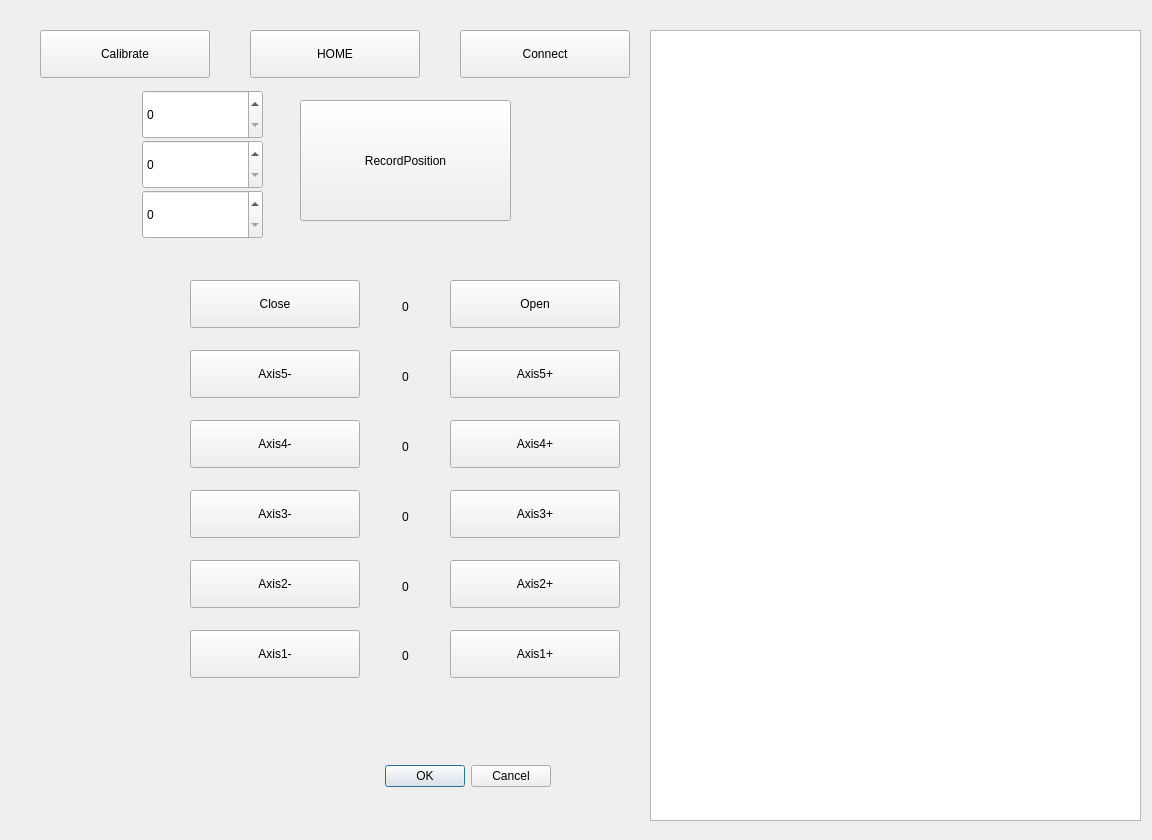
<?xml version="1.0" encoding="UTF-8"?>
<ui version="4.0">
 <class>Dialog</class>
 <widget class="QDialog" name="Dialog">
  <property name="geometry">
   <rect>
    <x>0</x>
    <y>0</y>
    <width>1152</width>
    <height>840</height>
   </rect>
  </property>
  <property name="windowTitle">
   <string>Dialog</string>
  </property>
  <widget class="QDialogButtonBox" name="buttonBox">
   <property name="geometry">
    <rect>
     <x>90</x>
     <y>760</y>
     <width>461</width>
     <height>32</height>
    </rect>
   </property>
   <property name="orientation">
    <enum>Qt::Horizontal</enum>
   </property>
   <property name="standardButtons">
    <set>QDialogButtonBox::Cancel|QDialogButtonBox::Ok</set>
   </property>
  </widget>
  <widget class="QPushButton" name="pushButton">
   <property name="geometry">
    <rect>
     <x>190</x>
     <y>630</y>
     <width>170</width>
     <height>48</height>
    </rect>
   </property>
   <property name="text">
    <string>Axis1-</string>
   </property>
  </widget>
  <widget class="QPushButton" name="pushButton_2">
   <property name="geometry">
    <rect>
     <x>450</x>
     <y>630</y>
     <width>170</width>
     <height>48</height>
    </rect>
   </property>
   <property name="text">
    <string>Axis1+</string>
   </property>
  </widget>
  <widget class="QPushButton" name="pushButton_3">
   <property name="geometry">
    <rect>
     <x>190</x>
     <y>560</y>
     <width>170</width>
     <height>48</height>
    </rect>
   </property>
   <property name="text">
    <string>Axis2-</string>
   </property>
  </widget>
  <widget class="QPushButton" name="pushButton_4">
   <property name="geometry">
    <rect>
     <x>450</x>
     <y>560</y>
     <width>170</width>
     <height>48</height>
    </rect>
   </property>
   <property name="text">
    <string>Axis2+</string>
   </property>
  </widget>
  <widget class="QPushButton" name="pushButton_5">
   <property name="geometry">
    <rect>
     <x>190</x>
     <y>490</y>
     <width>170</width>
     <height>48</height>
    </rect>
   </property>
   <property name="text">
    <string>Axis3-</string>
   </property>
  </widget>
  <widget class="QPushButton" name="pushButton_6">
   <property name="geometry">
    <rect>
     <x>450</x>
     <y>490</y>
     <width>170</width>
     <height>48</height>
    </rect>
   </property>
   <property name="text">
    <string>Axis3+</string>
   </property>
  </widget>
  <widget class="QPushButton" name="pushButton_7">
   <property name="geometry">
    <rect>
     <x>190</x>
     <y>420</y>
     <width>170</width>
     <height>48</height>
    </rect>
   </property>
   <property name="text">
    <string>Axis4-</string>
   </property>
  </widget>
  <widget class="QPushButton" name="pushButton_8">
   <property name="geometry">
    <rect>
     <x>450</x>
     <y>420</y>
     <width>170</width>
     <height>48</height>
    </rect>
   </property>
   <property name="text">
    <string>Axis4+</string>
   </property>
  </widget>
  <widget class="QPushButton" name="pushButton_9">
   <property name="geometry">
    <rect>
     <x>190</x>
     <y>350</y>
     <width>170</width>
     <height>48</height>
    </rect>
   </property>
   <property name="text">
    <string>Axis5-</string>
   </property>
  </widget>
  <widget class="QPushButton" name="pushButton_10">
   <property name="geometry">
    <rect>
     <x>450</x>
     <y>350</y>
     <width>170</width>
     <height>48</height>
    </rect>
   </property>
   <property name="text">
    <string>Axis5+</string>
   </property>
  </widget>
  <widget class="QPushButton" name="pushButton_11">
   <property name="geometry">
    <rect>
     <x>460</x>
     <y>30</y>
     <width>170</width>
     <height>48</height>
    </rect>
   </property>
   <property name="text">
    <string>Connect</string>
   </property>
  </widget>
  <widget class="QPushButton" name="pushButton_12">
   <property name="geometry">
    <rect>
     <x>190</x>
     <y>280</y>
     <width>170</width>
     <height>48</height>
    </rect>
   </property>
   <property name="text">
    <string>Close</string>
   </property>
  </widget>
  <widget class="QPushButton" name="pushButton_13">
   <property name="geometry">
    <rect>
     <x>450</x>
     <y>280</y>
     <width>170</width>
     <height>48</height>
    </rect>
   </property>
   <property name="text">
    <string>Open</string>
   </property>
  </widget>
  <widget class="QPushButton" name="pushButton_14">
   <property name="geometry">
    <rect>
     <x>250</x>
     <y>30</y>
     <width>170</width>
     <height>48</height>
    </rect>
   </property>
   <property name="text">
    <string>HOME</string>
   </property>
  </widget>
  <widget class="QTextBrowser" name="textBrowser">
   <property name="geometry">
    <rect>
     <x>650</x>
     <y>30</y>
     <width>491</width>
     <height>791</height>
    </rect>
   </property>
  </widget>
  <widget class="QPushButton" name="pushButton_15">
   <property name="geometry">
    <rect>
     <x>300</x>
     <y>100</y>
     <width>211</width>
     <height>121</height>
    </rect>
   </property>
   <property name="text">
    <string>RecordPosition</string>
   </property>
  </widget>
  <widget class="QPushButton" name="pushButton_16">
   <property name="geometry">
    <rect>
     <x>40</x>
     <y>30</y>
     <width>170</width>
     <height>48</height>
    </rect>
   </property>
   <property name="text">
    <string>Calibrate</string>
   </property>
  </widget>
  <widget class="QLabel" name="label">
   <property name="geometry">
    <rect>
     <x>370</x>
     <y>640</y>
     <width>71</width>
     <height>31</height>
    </rect>
   </property>
   <property name="text">
    <string>0</string>
   </property>
   <property name="alignment">
    <set>Qt::AlignCenter</set>
   </property>
  </widget>
  <widget class="QLabel" name="label_2">
   <property name="geometry">
    <rect>
     <x>370</x>
     <y>570</y>
     <width>71</width>
     <height>34</height>
    </rect>
   </property>
   <property name="text">
    <string>0</string>
   </property>
   <property name="alignment">
    <set>Qt::AlignCenter</set>
   </property>
  </widget>
  <widget class="QLabel" name="label_3">
   <property name="geometry">
    <rect>
     <x>370</x>
     <y>500</y>
     <width>71</width>
     <height>34</height>
    </rect>
   </property>
   <property name="text">
    <string>0</string>
   </property>
   <property name="alignment">
    <set>Qt::AlignCenter</set>
   </property>
  </widget>
  <widget class="QLabel" name="label_4">
   <property name="geometry">
    <rect>
     <x>370</x>
     <y>430</y>
     <width>71</width>
     <height>34</height>
    </rect>
   </property>
   <property name="text">
    <string>0</string>
   </property>
   <property name="alignment">
    <set>Qt::AlignCenter</set>
   </property>
  </widget>
  <widget class="QLabel" name="label_5">
   <property name="geometry">
    <rect>
     <x>370</x>
     <y>360</y>
     <width>71</width>
     <height>34</height>
    </rect>
   </property>
   <property name="text">
    <string>0</string>
   </property>
   <property name="alignment">
    <set>Qt::AlignCenter</set>
   </property>
  </widget>
  <widget class="QLabel" name="label_6">
   <property name="geometry">
    <rect>
     <x>370</x>
     <y>290</y>
     <width>71</width>
     <height>34</height>
    </rect>
   </property>
   <property name="text">
    <string>0</string>
   </property>
   <property name="alignment">
    <set>Qt::AlignCenter</set>
   </property>
  </widget>
  <widget class="QSpinBox" name="spinBox">
   <property name="geometry">
    <rect>
     <x>142</x>
     <y>90</y>
     <width>121</width>
     <height>49</height>
    </rect>
   </property>
  </widget>
  <widget class="QSpinBox" name="spinBox_2">
   <property name="geometry">
    <rect>
     <x>142</x>
     <y>140</y>
     <width>121</width>
     <height>49</height>
    </rect>
   </property>
  </widget>
  <widget class="QSpinBox" name="spinBox_3">
   <property name="geometry">
    <rect>
     <x>142</x>
     <y>190</y>
     <width>121</width>
     <height>49</height>
    </rect>
   </property>
  </widget>
 </widget>
 <resources/>
 <connections>
  <connection>
   <sender>buttonBox</sender>
   <signal>accepted()</signal>
   <receiver>Dialog</receiver>
   <slot>accept()</slot>
   <hints>
    <hint type="sourcelabel">
     <x>248</x>
     <y>254</y>
    </hint>
    <hint type="destinationlabel">
     <x>157</x>
     <y>274</y>
    </hint>
   </hints>
  </connection>
  <connection>
   <sender>buttonBox</sender>
   <signal>rejected()</signal>
   <receiver>Dialog</receiver>
   <slot>reject()</slot>
   <hints>
    <hint type="sourcelabel">
     <x>316</x>
     <y>260</y>
    </hint>
    <hint type="destinationlabel">
     <x>286</x>
     <y>274</y>
    </hint>
   </hints>
  </connection>
 </connections>
</ui>
